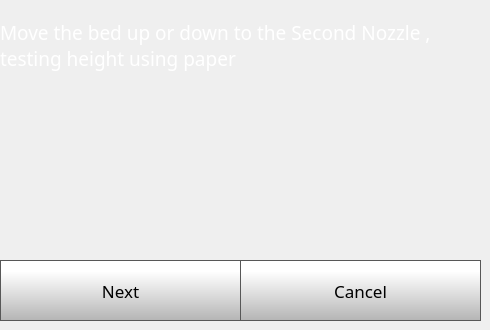
    <widget class="QWidget" name="nozzleHeightStep1Page">
     <widget class="QPushButton" name="nozzleHeightStep1NextButton">
      <property name="geometry">
       <rect>
        <x>0</x>
        <y>260</y>
        <width>241</width>
        <height>61</height>
       </rect>
      </property>
      <property name="font">
       <font>
        <family>Gotham</family>
        <pointsize>13</pointsize>
       </font>
      </property>
      <property name="styleSheet">
       <string notr="true">QPushButton {
     border: 1px solid rgb(87, 87, 87);
	background-color: qlineargradient(spread:pad, x1:0, y1:1, x2:0, y2:0.188, stop:0 rgba(180, 180, 180, 255), stop:1 rgba(255, 255, 255, 255));


}

QPushButton:pressed {
    background-color: qlineargradient(x1: 0, y1: 0, x2: 0, y2: 1,
                                      stop: 0 #dadbde, stop: 1 #f6f7fa);
}

QPushButton:flat {
    border: none; /* no border for a flat push button */
}

QPushButton:default {
    border-color: navy; /* make the default button prominent */
}

QPushButton:focus {
	outline: none;
}</string>
      </property>
      <property name="text">
       <string>Next</string>
      </property>
      <property name="iconSize">
       <size>
        <width>40</width>
        <height>40</height>
       </size>
      </property>
     </widget>
     <widget class="QPushButton" name="nozzleHeightStep1CancelButton">
      <property name="geometry">
       <rect>
        <x>240</x>
        <y>260</y>
        <width>241</width>
        <height>61</height>
       </rect>
      </property>
      <property name="font">
       <font>
        <family>Gotham</family>
        <pointsize>13</pointsize>
       </font>
      </property>
      <property name="styleSheet">
       <string notr="true">QPushButton {
     border: 1px solid rgb(87, 87, 87);
	background-color: qlineargradient(spread:pad, x1:0, y1:1, x2:0, y2:0.188, stop:0 rgba(180, 180, 180, 255), stop:1 rgba(255, 255, 255, 255));


}

QPushButton:pressed {
    background-color: qlineargradient(x1: 0, y1: 0, x2: 0, y2: 1,
                                      stop: 0 #dadbde, stop: 1 #f6f7fa);
}

QPushButton:flat {
    border: none; /* no border for a flat push button */
}

QPushButton:default {
    border-color: navy; /* make the default button prominent */
}

QPushButton:focus {
	outline: none;
}</string>
      </property>
      <property name="text">
       <string>Cancel</string>
      </property>
      <property name="iconSize">
       <size>
        <width>40</width>
        <height>40</height>
       </size>
      </property>
     </widget>
     <widget class="QLabel" name="calibrateLabel_19">
      <property name="geometry">
       <rect>
        <x>0</x>
        <y>10</y>
        <width>471</width>
        <height>71</height>
       </rect>
      </property>
      <property name="font">
       <font>
        <family>Gotham</family>
        <pointsize>14</pointsize>
        <weight>50</weight>
        <bold>false</bold>
       </font>
      </property>
      <property name="styleSheet">
       <string notr="true">color: rgb(255, 255, 255);</string>
      </property>
      <property name="text">
       <string>Move the bed up or down to the Second Nozzle , testing height using paper </string>
      </property>
      <property name="wordWrap">
       <bool>true</bool>
      </property>
     </widget>
    </widget>
